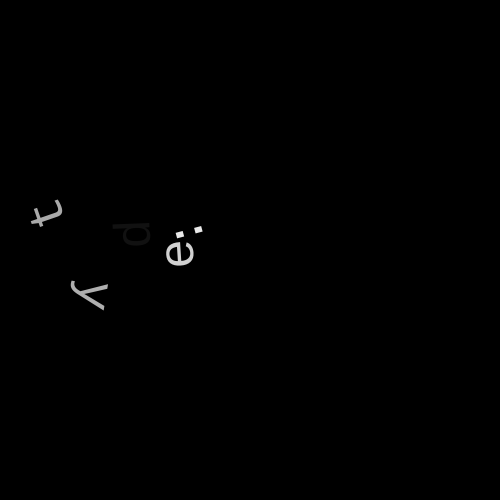
Frame 1 (no input)
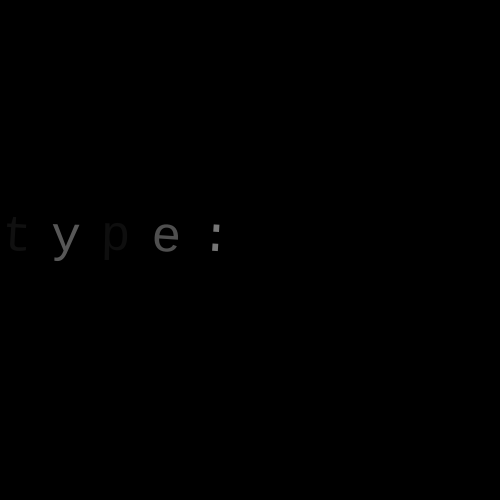
Frame 60 (no input)
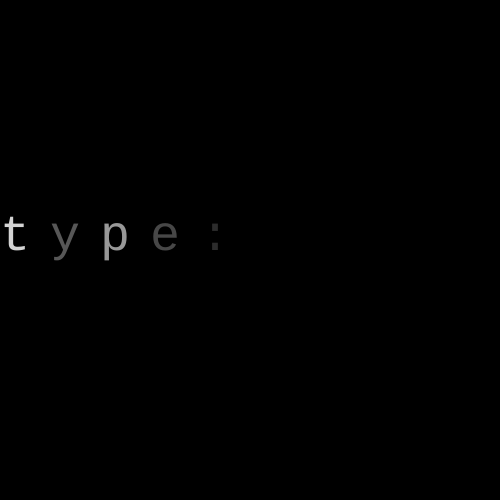
Frame 120 (the mouse pressed at the canvas centre since frame 60)

The p5.js sketch that drew these frames (run headless with seeded random() and noise() and a simulated clock; from frame 60 on, the mouse is pressed at the canvas centre):

// p5.js sketch
// ── sketch.js
var charObjs = [];
var chars = "type:";
var nextCharXPos = 0;
var charSize = 50;
var value = 0;


function setup() {
  createCanvas(500,500);
  smooth();
  textFont('COURIER');
  for (var i=0; i<chars.length; i++) {
    charObjs[i] = new MovingChar(chars[i], nextCharXPos, height/2, charSize, 0.07);
    nextCharXPos += charSize;
  }
}

function draw() {
  background(value);
  push();
  translate(width/2 - nextCharXPos, 0);
  for (var i=0; i<charObjs.length; i++) {
    charObjs[i].move();
    charObjs[i].bounce(width, height);
    charObjs[i].draw();
  }
  pop();
}

function keyPressed() {

  var newChar = new MovingChar(key, nextCharXPos, height/2, size, 0.07);
  charObjs.push(newChar);
  nextCharXPos += charSize;

  if (value === 0) {
    value = 230;
  } else {
    value = 0;
  }

}

// ── movingChar.js
class MovingChar {
  constructor(char, x, y, size, speed) {
    this.char = char;
    this.targetPosX = x;
    this.targetPosY = y;
    this.speed = speed;
    this.size = size;
    this.x = x + random(100);
    this.y = y + random(-50, 50);
    this.rotation = random(PI * 2);
    this.alpha = 0;
  }

  move() {
    var diffX = this.targetPosX - this.x;
    var diffY = this.targetPosY - this.y;
    this.x = this.x + diffX * this.speed;
    this.y = this.y + diffY * this.speed;
    var diffRot = 0 - this.rotation;
    this.rotation = this.rotation + diffRot * this.speed;
  }


  bounce (width, height) {
    if (this.x > width || this.x < 0) {
      this.speedX = this.speedX * -1;
    } else if (this.y > height || this.y < 0) {
      this.speedY = this.speedY * -1;
    }
  }

  draw () {
    textSize(this.size);
    push();
    translate(this.x, this.y);
    rotate(this.rotation);
    fill(random(0,250));
    text(this.char, 0, 0);
    pop();
  }
}
